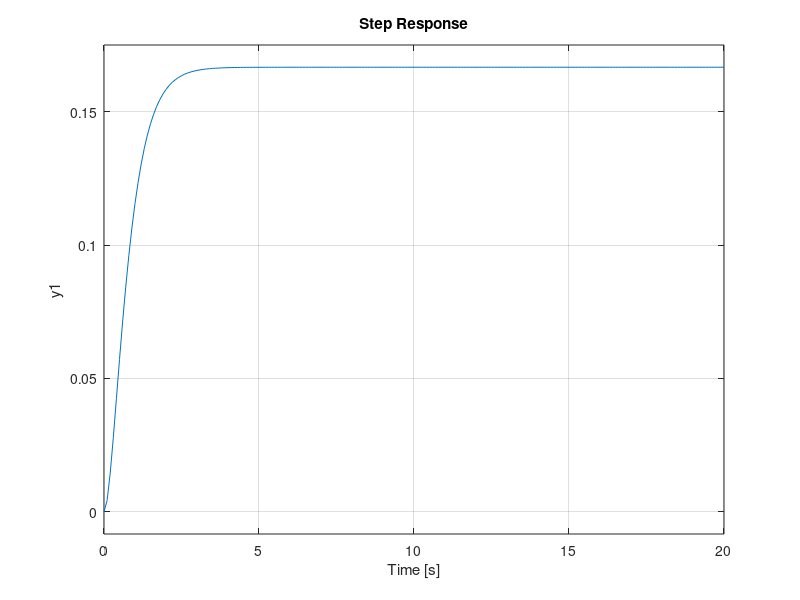

MATLAB code for this plot:
% Clear
clear
clc
close all

%% Define Transfer Function
% Mechanical Translational System (Mass, Spring, Damper)
% G(s) = 1 / s^2 + 2s + 1

M = 1;
B = 2;
k = 1;

G_num = [1];
G_den = [M B k];
G = tf(G_num,G_den)

% step response
step(G,0:0.1:20)
% Clear
clear
clc
close all

%% Define Transfer Function
% Mechanical Translational System (Mass, Spring, Damper)
% G(s) = 1 / (s+2)(s+3) = 1/s^2+5s+6

M = 1;
B = 5;
k = 6;

G_num = [1];
G_den = [M B k];
G = tf(G_num,G_den)

% step response
step(G,0:0.1:20)
